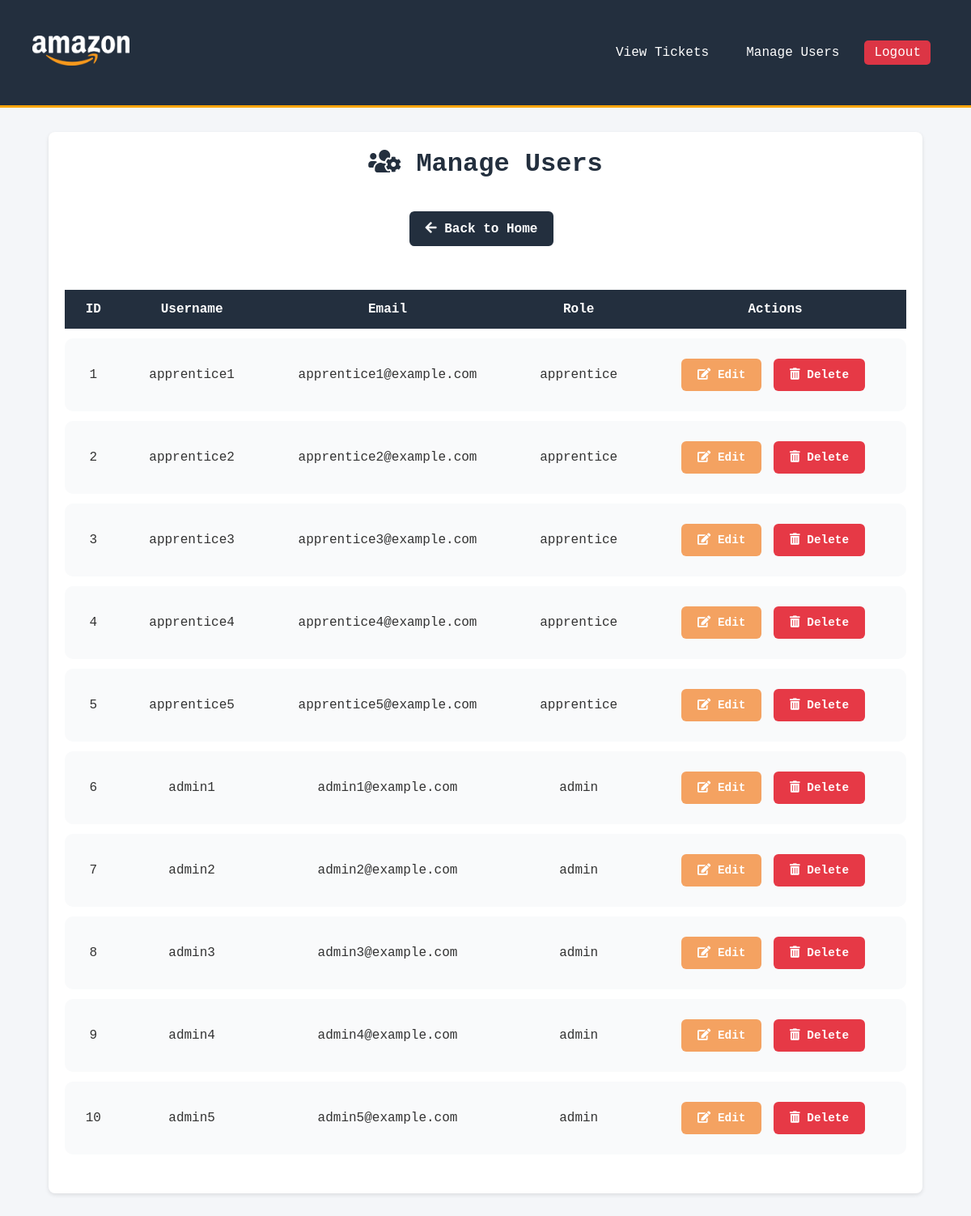
The page /admin_users (signed in) on the database as committed earlier.
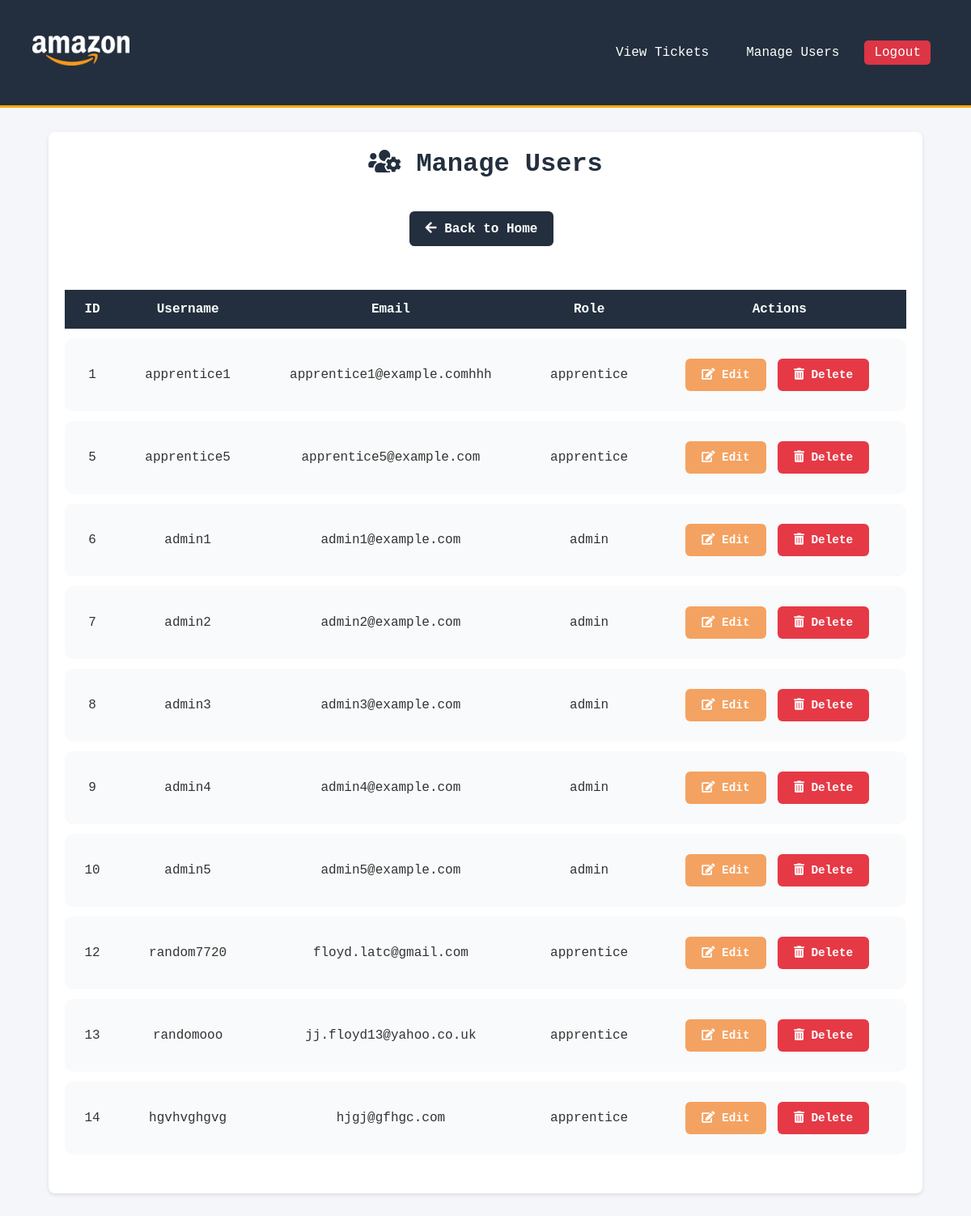
The same page on the database as committed later.
### tables this page shows
CREATE TABLE users (
            id INTEGER PRIMARY KEY AUTOINCREMENT,
            username TEXT UNIQUE NOT NULL,
            password TEXT NOT NULL,
            email TEXT,
            role TEXT NOT NULL CHECK(role IN ('apprentice', 'admin'))
        );

### app/users.py (the view)
@app.route("/admin_users")
@admin_required
def admin_users():
    conn = get_db_connection()
    role_filter = request.args.get("role")
    if role_filter:
        users = conn.execute(
            "SELECT * FROM users WHERE role = ?",
            (role_filter,),
        ).fetchall()
    else:
        users = conn.execute("SELECT * FROM users").fetchall()
    conn.close()
    return render_template("admin_users.html", users=users, role=role_filter)

### app/db.py (called while the page is built)
def get_db_connection():
    conn = sqlite3.connect('helpdesk.db')
    conn.row_factory = sqlite3.Row
    return conn

### app/users.py (called while the page is built)
def admin_required(f):
    @wraps(f)
    def decorated_function(*args, **kwargs):
        if "username" not in session:
            flash("You need to log in to manage users.", "error")
            return redirect(url_for("login"))
        conn = get_db_connection()
        user = conn.execute(
            "SELECT role FROM users WHERE username = ?",
            (session["username"],),
        ).fetchone()
        conn.close()
        if not user or user["role"] != "admin":
            abort(403)
        return f(*args, **kwargs)
    return decorated_function

### app/templates/admin_users.html (shortened to what this page needs)
<!DOCTYPE html>
<html lang="en">
<head>
    <link rel="stylesheet" href="{{ url_for('static', filename='styles.css') }}">
    <link rel="stylesheet" href="https://cdnjs.cloudflare.com/ajax/libs/font-awesome/5.15.1/css/all.min.css">
</head>
<body>
<header class="header">
    <a href="{{ url_for('home') }}">
        <img src="{{ url_for('static', filename='logo.png') }}" alt="Helpdesk Logo">
    </a>
    <nav class="nav" id="navbar">
        <a href="/tickets">View Tickets</a>
        {% if 'username' in session %}
        {% if session['role'] == 'admin' %}
        <a href="{{ url_for('admin_users') }}">Manage Users</a>
        {% endif %}
        <a href="#" class="btn btn-danger" onclick="confirmLogout()">Logout</a>
        {% else %}
        <a href="/login" class="btn btn-warning">Login</a>
        {% endif %}
    </nav>
</header>
<div class="container">
    <h1><i class="fas fa-users-cog"></i> Manage Users</h1>
    <div class="text-center mb-4">
        <a href="{{ url_for('home') }}" class="btn btn-secondary">
            <i class="fas fa-arrow-left"></i> Back to Home
        </a>
    </div>
    <div class="table-responsive">
        <table class="table table-bordered">
            <thead>
            <tr>
                <th>ID</th>
                <th>Username</th>
                <th>Email</th>
                <th>Role</th>
                <th>Actions</th>
            </tr>
            </thead>
            <tbody>
            {% for user in users %}
            <tr>
                <td>{{ user.id }}</td>
                <td>{{ user.username }}</td>
                <td>{{ user.email }}</td>
                <td>{{ user.role }}</td>
                <td>
                    <a href="{{ url_for('edit_user', user_id=user.id) }}" class="btn btn-warning btn-sm"
                       aria-label="Edit User {{ user.username }}">
                        <i class="fas fa-edit"></i> Edit
                    </a>
                    <button
                            class="btn btn-danger btn-sm"
                            onclick="openModal({{ user.id }}, '{{ user.username }}')"
                            aria-label="Delete User {{ user.username }}">
                        <i class="fas fa-trash-alt"></i> Delete
                    </button>
                </td>
            </tr>
            {% endfor %}
            </tbody>
        </table>
    </div>
</body>
</html>

Rows that differ between the two databases and show on the page:
removed users: id "2", username "apprentice2", email "apprentice2@example.com", role "apprentice"
removed users: id "3", username "apprentice3", email "apprentice3@example.com", role "apprentice"
removed users: id "4", username "apprentice4", email "apprentice4@example.com", role "apprentice"
changed users "apprentice1": email "apprentice1@example.com" → "apprentice1@example.comhhh"
added users: id "12", username "random7720", email "floyd.latc@gmail.com", role "apprentice"
added users: id "13", username "randomooo", email "jj.floyd13@yahoo.co.uk", role "apprentice"
added users: id "14", username "hgvhvghgvg", email "hjgj@gfhgc.com", role "apprentice"
